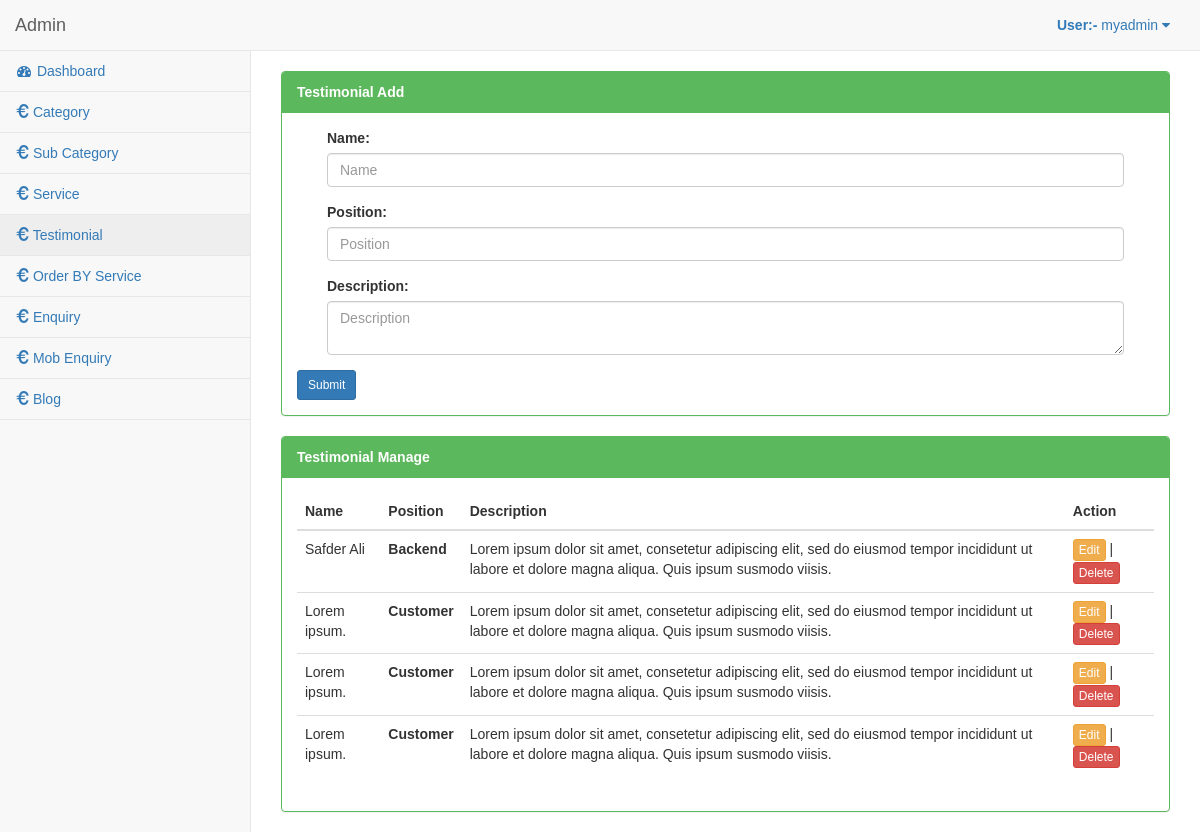
The page /admin-panel/testimonial.php (signed in) on the database its author committed.
### tables this page shows
CREATE TABLE `tbl_team` (
  `id` int(11) NOT NULL,
  `heading` varchar(100) NOT NULL,
  `name` varchar(150) NOT NULL,
  `file` varchar(200) NOT NULL,
  `real_date` varchar(50) NOT NULL
);

### admin-panel/testimonial.php (the view, shortened to what this page needs)
<?php
include 'include/config.php';
$sql=$conn->query("select * from `tbl_team`");
include 'include/header.php';
?>
<div id="page-wrapper">
  <br>
            <div class="row">
                <div class="col-lg-12">
                    <div class="row">
                                <div class="col-md-12">
                                <div class="panel panel-green">
                        <div class="panel-heading">
                          <b> Testimonial Add</b>
                        </div>
                        <form method="post" enctype="multipart/form-data">
                        <div class="panel-body">
                        <div class="col-md-12">
                            <div class="col-md-12">
                                <div class="form-group">
                                    <label for="im">Name:</label>
                                    <input type="text" name="name" class="form-control" placeholder="Name" required />
                                </div>
                            </div>
                        </div>
                        <div class="col-md-12">
                            <div class="col-md-12">
                                <div class="form-group">
                                    <label for="im">Position:</label>
                                    <input type="text" name="head" class="form-control" placeholder="Position" required />
                                </div>
                            </div>
                        </div>
                        <div class="col-md-12">
                            <div class="col-md-12">
                                <div class="form-group">
                                    <label for="im">Description:</label>
                                    <textarea name="pdes" class="form-control" placeholder="Description" required></textarea>
                                </div>
                            </div>
                        </div>
        <button type="submit" name="sub" class="btn btn-primary btn-sm">Submit</button>
                        </div></form>
                    </div>
                       </div>
                            </div>
                </div>
            </div>
            <div class="row">
                <div class="col-lg-12">
                    <div class="panel panel-green">
                        <div class="panel-heading">
                            <b>Testimonial Manage</b>
                        </div>
                        <div class="panel-body">
                            <div class="table-responsive">
                                <table class="table table-hover">
                            <?php if ($sql->num_rows > 0) {?>
                                    <thead>
                                        <tr>
                                            <th>Name</th>
                                            <th>Position</th>
                                            <th>Description</th>
                                            <th>Action</th>
                                        </tr>
                                    </thead>
                                    <tbody>
                                <?php
                                   $sid=1;
                                   while($row =$sql->fetch_assoc())
                                       { ?>
                                        <tr>
                                            <td><?php echo $row['name'];?></td>
                                            <td><b><?php echo $row['heading'];?></b></td>
                                            <td><?php echo $row['file'];?></td>
                                            <td><a href="testimonial_edit.php?id=<?php echo $row['id'];?>" title="Edit" class="btn btn-warning btn-xs">Edit</a> | <a href="javascript:;" onClick="deleteMe('<?php echo $row['id']?>')" title="Delete" class="btn btn-danger btn-xs">Delete</a></td>
                                        </tr>
                              <?php  $sid++; } }else{
                                echo'<tr><th colspan="2" style="text-align: center; font-size: 26px; color: red;">Empty</th></tr>';
                              }?>
                                    </tbody>
                                </table>
                            </div>
                        </div>
                    </div>
                </div>
            </div>
            <?php
                include 'include/footer.php';
              ?>

### admin-panel/include/header.php (style rules this page uses)
body { font-family: "Poppins", sans-serif; height: 100vh; }

### rows shown on the page
tbl_team: name "Safder Ali", heading "Backend", file "Lorem ipsum dolor sit amet, consetetur adipiscing elit, sed do eiusmod tempor incididunt ut labore et dolore magna aliqua. Quis ipsum susmodo viisis."
tbl_team: name "Lorem ipsum.", heading "Customer", file "Lorem ipsum dolor sit amet, consetetur adipiscing elit, sed do eiusmod tempor incididunt ut labore et dolore magna aliqua. Quis ipsum susmodo viisis."
tbl_team: name "Lorem ipsum.", heading "Customer", file "Lorem ipsum dolor sit amet, consetetur adipiscing elit, sed do eiusmod tempor incididunt ut labore et dolore magna aliqua. Quis ipsum susmodo viisis."
tbl_team: name "Lorem ipsum.", heading "Customer", file "Lorem ipsum dolor sit amet, consetetur adipiscing elit, sed do eiusmod tempor incididunt ut labore et dolore magna aliqua. Quis ipsum susmodo viisis."

### other values the page prints
$_SESSION["un"] "myadmin"
